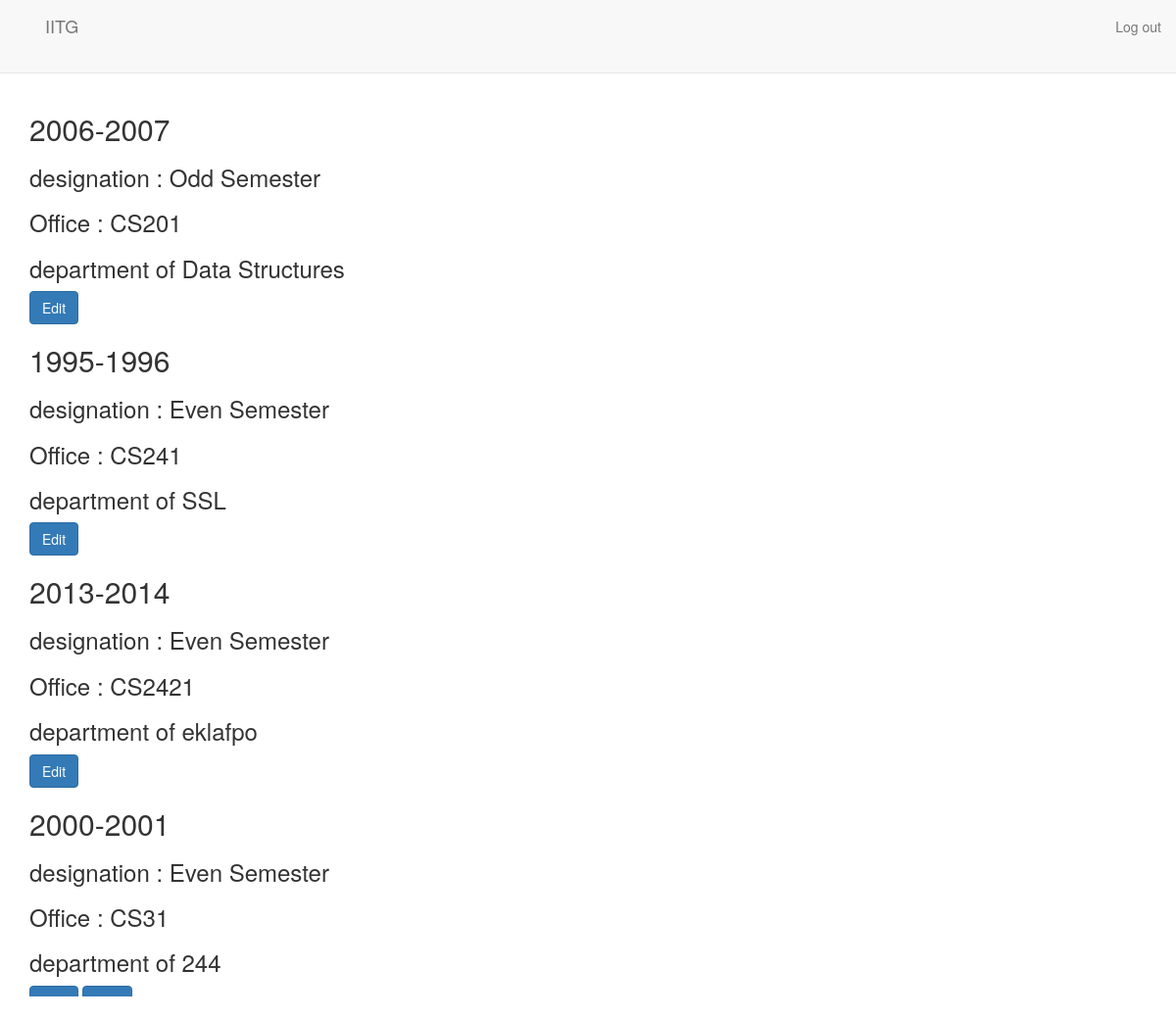
Before: /test/teaching/ (signed in) with the older database file.
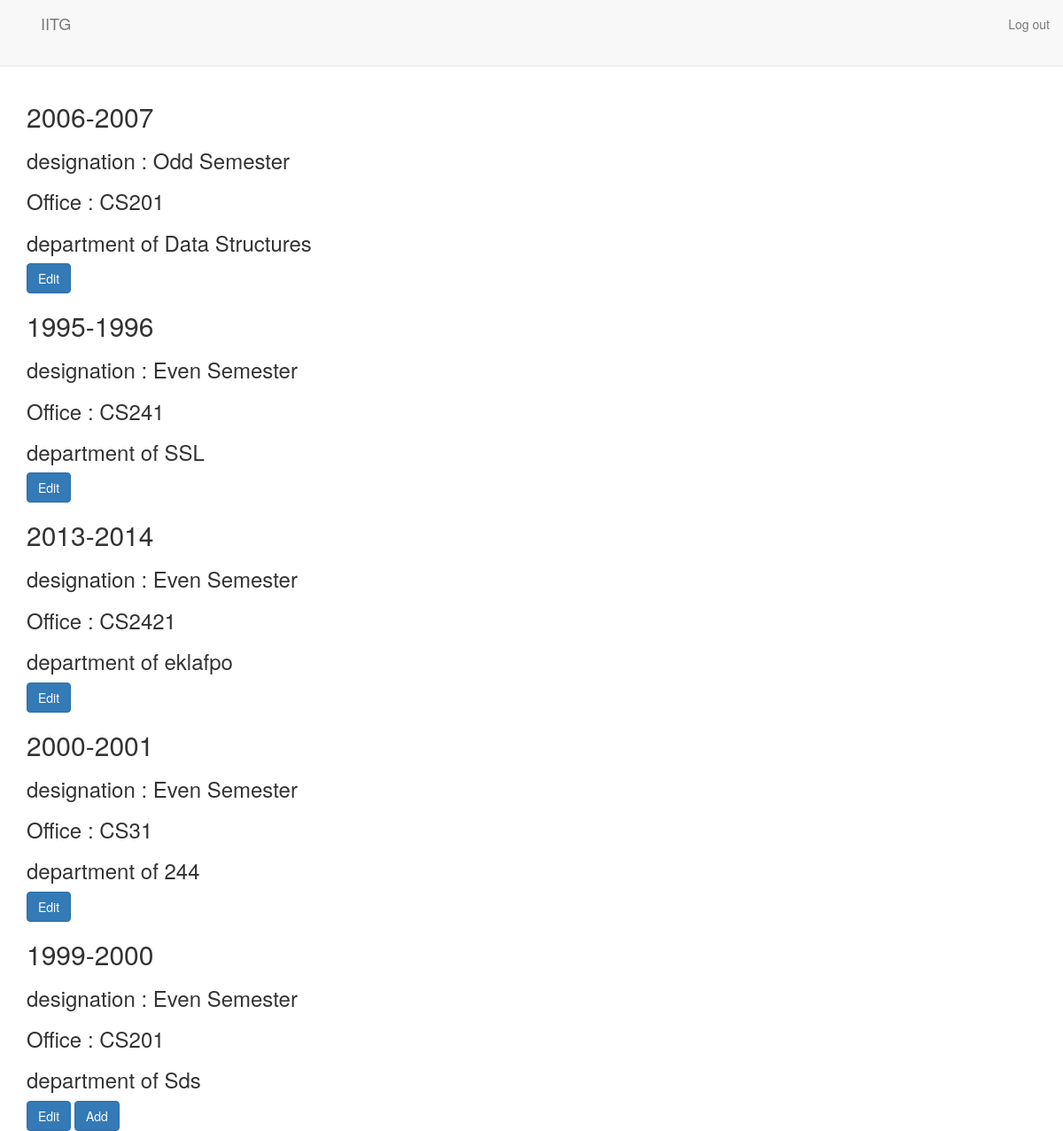
After: the same page with the newer database file.
### details/models.py (models this page shows)
class TeachingDetails(models.Model):
    username = models.ForeignKey(User, on_delete=models.CASCADE)
    year=models.CharField(max_length=255, choices=YEAR_CHOICES)
    semester = models.CharField(max_length=255, choices=SEM_CHOICES)
    course_name = models.CharField(max_length=255)
    course_description = models.CharField(max_length=255)

### details/views.py (the view)
@login_required
def Teaching(request):
    user_name = request.user.username
    try:
        users = TeachingDetails.objects.filter(username__username=user_name)
    except ObjectDoesNotExist:
        return redirect('/test/teaching/create')
    context={
        'users':users,
    }
    return render(request, 'teaching.html', context)

### details/templates/teaching.html
{% extends "base.html" %}
{% block content %}
  {% for sub in users %}
  <h2>{{sub.year}}</h2>
  <h3>designation : {{sub.semester}}</h3>
  <h3>Office : {{sub.course_name}}</h3>
  <h3>department of {{sub.course_description}}</h3>
  <a href="{% url 'details:teaching_edit' pk=sub.pk %}">
    <button type="button" class="btn btn-primary" name="button">Edit</button>
  </a>
  {% endfor %}
  <a href = "{% url 'details:teaching' %}add">
    <button type="button" class="btn btn-primary" name="button">Add</button>
  </a>
{% endblock %}

Changed rows visible on the page:
added TeachingDetails: year "1999-2000", semester "Even Semester", course_name "CS201", course_description "Sds"
